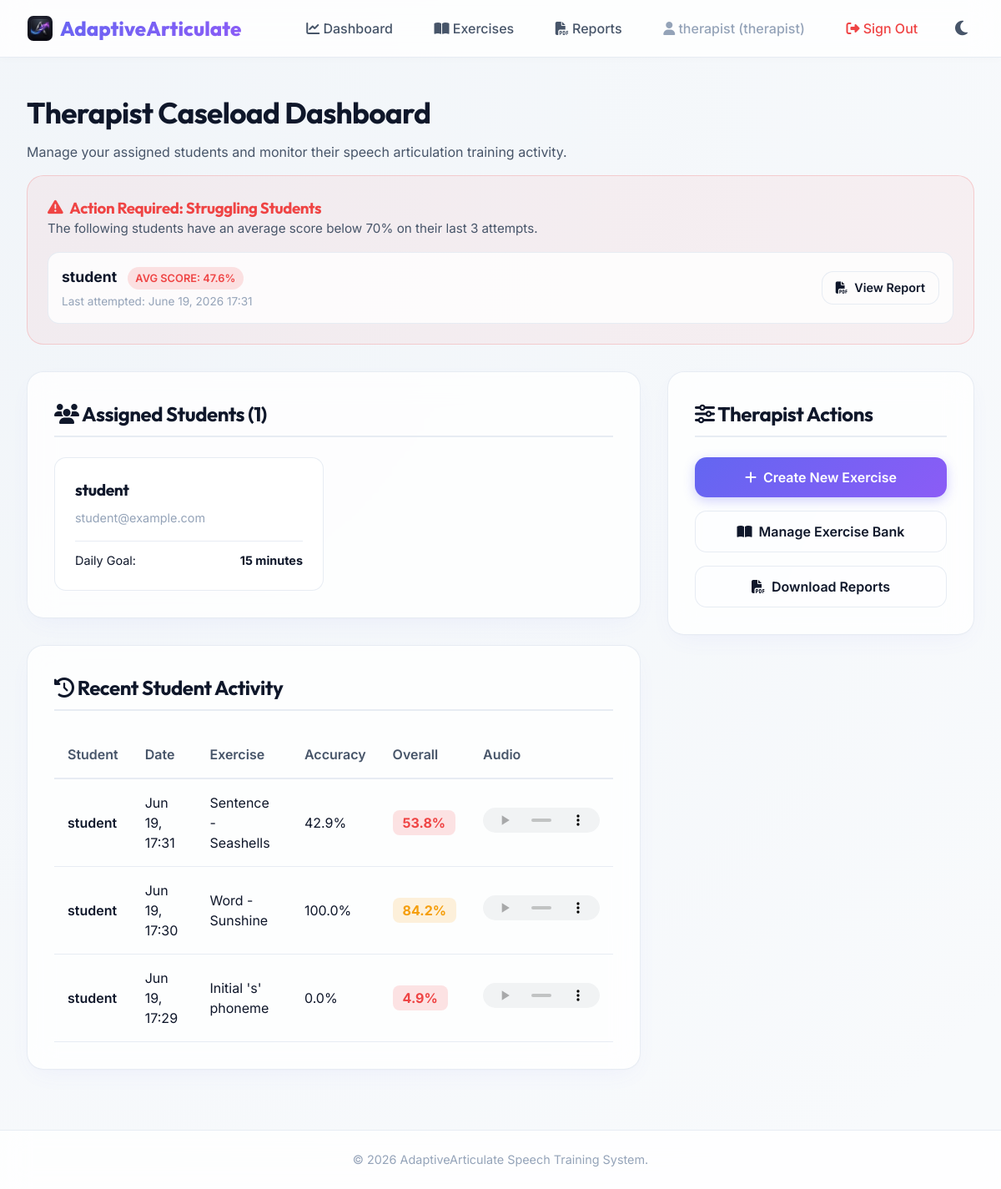
Screenshot of /users/dashboard (signed in) with the database file from the repository.
### app/models/user.py (models this page shows, shortened)
class User(UserMixin, db.Model):  # type: ignore[name-defined]
    __tablename__ = "users"
    id = db.Column(db.Integer, primary_key=True)
    email = db.Column(db.String(120), unique=True, nullable=False, index=True)
    password_hash = db.Column(db.String(255), nullable=False)
    role = db.Column(
        db.String(20), nullable=False, default="student"
    )  # student, therapist, supervisor, admin
    is_verified = db.Column(db.Boolean, default=False, nullable=False)
    is_active = db.Column(db.Boolean, default=True, nullable=False)
    created_at = db.Column(db.DateTime, default=datetime.utcnow, nullable=False)
    last_login = db.Column(db.DateTime, nullable=True)
    api_token = db.Column(db.String(64), unique=True, nullable=True, index=True)

### app/models/attempt.py (models this page shows, shortened)
class ExerciseAttempt(db.Model):  # type: ignore[name-defined]
    __tablename__ = "exercise_attempts"
    id = db.Column(db.Integer, primary_key=True)
    student_id = db.Column(
        db.Integer, db.ForeignKey("users.id", ondelete="CASCADE"), nullable=False, index=True
    )
    exercise_id = db.Column(
        db.Integer, db.ForeignKey("exercises.id", ondelete="CASCADE"), nullable=False, index=True
    )
    audio_path = db.Column(db.String(255), nullable=False)
    transcription = db.Column(db.Text, nullable=True)
    student = db.relationship("User", backref=db.backref("attempts", cascade="all, delete-orphan"))
    accuracy_score = db.Column(db.Float, default=0.0)
    fluency_score = db.Column(db.Float, default=0.0)
    completeness_score = db.Column(db.Float, default=0.0)
    overall_score = db.Column(db.Float, default=0.0)
    created_at = db.Column(db.DateTime, default=datetime.utcnow)

### app/models/student.py (models this page shows)
class StudentProfile(db.Model):  # type: ignore[name-defined]
    __tablename__ = "student_profiles"
    user_id = db.Column(db.Integer, db.ForeignKey("users.id", ondelete="CASCADE"), primary_key=True)
    date_of_birth_year = db.Column(db.Integer, nullable=True)
    assigned_therapist_id = db.Column(
        db.Integer, db.ForeignKey("users.id", ondelete="SET NULL"), nullable=True
    )
    daily_goal_minutes = db.Column(db.Integer, nullable=False, default=15)
    user = db.relationship(
        "User",
        foreign_keys=[user_id],
        backref=db.backref("student_profile", uselist=False, cascade="all, delete-orphan"),
    )
    therapist = db.relationship(
        "User", foreign_keys=[assigned_therapist_id], backref=db.backref("students", lazy="dynamic")
    )

### app/models/exercise.py (models this page shows, shortened)
class Exercise(db.Model):  # type: ignore[name-defined]
    __tablename__ = "exercises"
    id = db.Column(db.Integer, primary_key=True)
    title = db.Column(db.String(100), nullable=False)
    type = db.Column(
        db.String(50), nullable=False, index=True
    )  # sound, word, phrase, sentence, reading
    difficulty = db.Column(db.String(20), nullable=False)  # easy, medium, hard
    prompt_text = db.Column(db.Text, nullable=False)
    reference_audio_path = db.Column(db.String(255), nullable=True)
    created_at = db.Column(db.DateTime, default=datetime.utcnow)
    attempts = db.relationship("ExerciseAttempt", backref="exercise", cascade="all, delete-orphan")
    recommendations = db.relationship(
        "Recommendation", backref="exercise", cascade="all, delete-orphan"
    )

### app/users/routes.py (the view)
@users_bp.route("/dashboard")
@login_required
def dashboard_gate() -> Any:
    if not current_user.is_verified:
        return redirect(url_for("auth.unverified"))
    role = current_user.role
    if role == "student":
        return _student_dashboard()
    elif role == "therapist":
        return _therapist_dashboard()
    elif role == "supervisor":
        return _supervisor_dashboard()
    elif role == "admin":
        return _admin_dashboard()
    return "Unknown Role Dashboard"

### app/templates/dashboards/therapist.html (shortened to what this page needs)
{% extends "base.html" %}
{% block content %}
<div class="mb-4">
    <h1 style="font-size: 2.2rem; margin-bottom: 0.5rem;">Therapist Caseload Dashboard</h1>
    <p style="color: var(--text-secondary);">Manage your assigned students and monitor their speech articulation training activity.</p>
</div>
{% if alerts %}
<div class="alert-panel">
    <h3 style="color: var(--danger); display: flex; align-items: center; gap: 0.5rem;">
        <i class="fa-solid fa-triangle-exclamation"></i> Action Required: Struggling Students
    </h3>
    <p style="color: var(--text-secondary); font-size: 0.95rem;">The following students have an average score below 70% on their last 3 attempts.</p>
    {% for alert in alerts %}
        <div class="alert-item">
            <div>
                <strong style="font-size: 1.1rem;">{{ alert.student.email.split('@')[0] }}</strong>
                <span class="badge badge-alert" style="margin-left: 0.5rem;">Avg Score: {{ alert.avg_score }}%</span>
                <div style="font-size: 0.85rem; color: var(--text-muted); margin-top: 0.25rem;">
                    Last attempted: {{ alert.last_attempt_date.strftime('%B %d, %Y %H:%M') }}
                </div>
            </div>
            <a href="{{ url_for('reports.download') }}" class="btn btn-secondary" style="padding: 0.5rem 1rem; font-size: 0.9rem;">
                <i class="fa-solid fa-file-pdf"></i> View Report
            </a>
        </div>
    {% endfor %}
</div>
{% endif %}
<div class="dashboard-layout">
    <div style="display: flex; flex-direction: column; gap: 2rem;">
        <div class="card">
            <h3 class="card-title"><i class="fa-solid fa-users"></i> Assigned Students ({{ students | length }})</h3>
            {% if students %}
                <div class="student-card-grid">
                    {% for sp in students %}
                        <div class="student-card">
                            <h4 style="font-size: 1.2rem; margin-bottom: 0.25rem;">{{ sp.user.email.split('@')[0] }}</h4>
                            <p class="student-meta">{{ sp.user.email }}</p>
                            <div style="display: flex; justify-content: space-between; font-size: 0.9rem; border-top: 1px solid var(--border-color); padding-top: 0.8rem;">
                                <span>Daily Goal:</span>
                                <strong>{{ sp.daily_goal_minutes }} minutes</strong>
                            </div>
                        </div>
                    {% endfor %}
                </div>
            {% else %}
                <p style="color: var(--text-secondary); text-align: center; padding: 2rem 0;">No students assigned to you yet.</p>
            {% endif %}
        </div>
        <div class="card">
            <h3 class="card-title"><i class="fa-solid fa-clock-rotate-left"></i> Recent Student Activity</h3>
            {% if recent_attempts %}
                <div class="table-container">
                    <table class="premium-table">
                        <thead>
                            <tr>
                                <th>Student</th>
                                <th>Date</th>
                                <th>Exercise</th>
                                <th>Accuracy</th>
                                <th>Overall</th>
                                <th>Audio</th>
                            </tr>
                        </thead>
                        <tbody>
                            {% for att in recent_attempts %}
                                <tr>
                                    <td style="font-weight: 600;">{{ att.student.email.split('@')[0] }}</td>
                                    <td>{{ att.created_at.strftime('%b %d, %H:%M') }}</td>
                                    <td>{{ att.exercise.title }}</td>
                                    <td>{{ att.accuracy_score }}%</td>
                                    <td>
                                        {% if att.overall_score >= 85 %}
                                            <span class="score-badge score-good">{{ att.overall_score }}%</span>
                                        {% elif att.overall_score >= 70 %}
                                            <span class="score-badge score-avg">{{ att.overall_score }}%</span>
                                        {% else %}
                                            <span class="score-badge score-poor">{{ att.overall_score }}%</span>
                                        {% endif %}
                                    </td>
                                    <td>
                                        <audio src="{{ url_for('recordings.serve_file', attempt_id=att.id) }}" controls style="height: 30px; width: 140px; border-radius: var(--radius-sm);"></audio>
                                    </td>
                                </tr>
                            {% endfor %}
                        </tbody>
                    </table>
                </div>
            {% else %}
                <p style="color: var(--text-secondary); text-align: center; padding: 2rem 0;">No practice activity logged by your students yet.</p>
            {% endif %}
        </div>
    </div>
    <div class="card" style="height: fit-content;">
        <h3 class="card-title"><i class="fa-solid fa-sliders"></i> Therapist Actions</h3>
        <div style="display: flex; flex-direction: column; gap: 1rem;">
            <a href="{{ url_for('exercises.create') }}" class="btn btn-primary btn-block">
                <i class="fa-solid fa-plus"></i> Create New Exercise
            </a>
            <a href="{{ url_for('exercises.index') }}" class="btn btn-secondary btn-block">
                <i class="fa-solid fa-book-open"></i> Manage Exercise Bank
            </a>
            <a href="{{ url_for('reports.download') }}" class="btn btn-secondary btn-block">
                <i class="fa-solid fa-file-pdf"></i> Download Reports
            </a>
        </div>
    </div>
</div>
{% endblock %}

### app/templates/base.html (shortened to what this page needs)
<!DOCTYPE html>
<html lang="en">
<head>
    <link rel="stylesheet" href="{{ url_for('static', filename='css/style.css') }}">
    <link rel="stylesheet" href="https://cdn.jsdelivr.net/npm/@fortawesome/fontawesome-free@6.5.2/css/all.min.css">
</head>
<body>
    <nav class="navbar" id="navbar">
        <a href="{{ url_for('index') }}" class="nav-brand">
            <img src="{{ url_for('static', filename='img/logo_icon.png') }}" alt="Logo" class="brand-logo-icon"> AdaptiveArticulate
        </a>
        <ul class="nav-links">
            {% if current_user.is_authenticated %}
                <li>
                    <a href="{{ url_for('users.dashboard_gate') }}" class="nav-link">
                        <i class="fa-solid fa-chart-line"></i> Dashboard
                    </a>
                </li>
                {% if current_user.role == 'student' %}
                    <li>
                        <a href="{{ url_for('exercises.index') }}" class="nav-link">
                            <i class="fa-solid fa-microphone"></i> Practise
                        </a>
                    </li>
                {% elif current_user.role in ['therapist', 'admin'] %}
                    <li>
                        <a href="{{ url_for('exercises.index') }}" class="nav-link">
                            <i class="fa-solid fa-book-open"></i> Exercises
                        </a>
                    </li>
                {% endif %}
                <li>
                    <a href="{{ url_for('reports.download') }}" class="nav-link">
                        <i class="fa-solid fa-file-pdf"></i> Reports
                    </a>
                </li>
                <li>
                    <span class="nav-link" style="color: var(--text-muted);">
                        <i class="fa-solid fa-user"></i> {{ current_user.email.split('@')[0] }} ({{ current_user.role }})
                    </span>
                </li>
                <li>
                    <a href="{{ url_for('auth.logout') }}" class="nav-link" style="color: var(--danger);">
                        <i class="fa-solid fa-right-from-bracket"></i> Sign Out
                    </a>
                </li>
            {% endif %}
            <li>
                <button class="theme-toggle-btn" id="theme-toggle" aria-label="Toggle dark mode">
                    <i class="fa-solid fa-moon" id="theme-icon"></i>
                </button>
            </li>
        </ul>
    </nav>
    <main class="main-content">
        {% block content %}{% endblock %}
    </main>
    <footer class="footer">
        <p>&copy; 2026 AdaptiveArticulate Speech Training System.</p>
    </footer>
</body>
</html>

### rows the page displays
User: email "therapist", role "therapist"
User: student.email "student"
ExerciseAttempt: last_attempt_date "June 19, 2026 17:31", student.email "student", created_at "Jun 19, 17:31", exercise "Sentence - Seashells", accuracy_score "42.9", overall_score "53.8"
StudentProfile: user.email "student", user.email "student@example.com", daily_goal_minutes "15"
ExerciseAttempt: student.email "student", created_at "Jun 19, 17:30", exercise "Word - Sunshine", accuracy_score "100.0", overall_score "84.2"
ExerciseAttempt: student.email "student", created_at "Jun 19, 17:29", exercise "Initial 's' phoneme", accuracy_score "0.0", overall_score "4.9"

### other values shown
{{ alert.avg_score }} "47.6"
{{ students | length }} "1"
